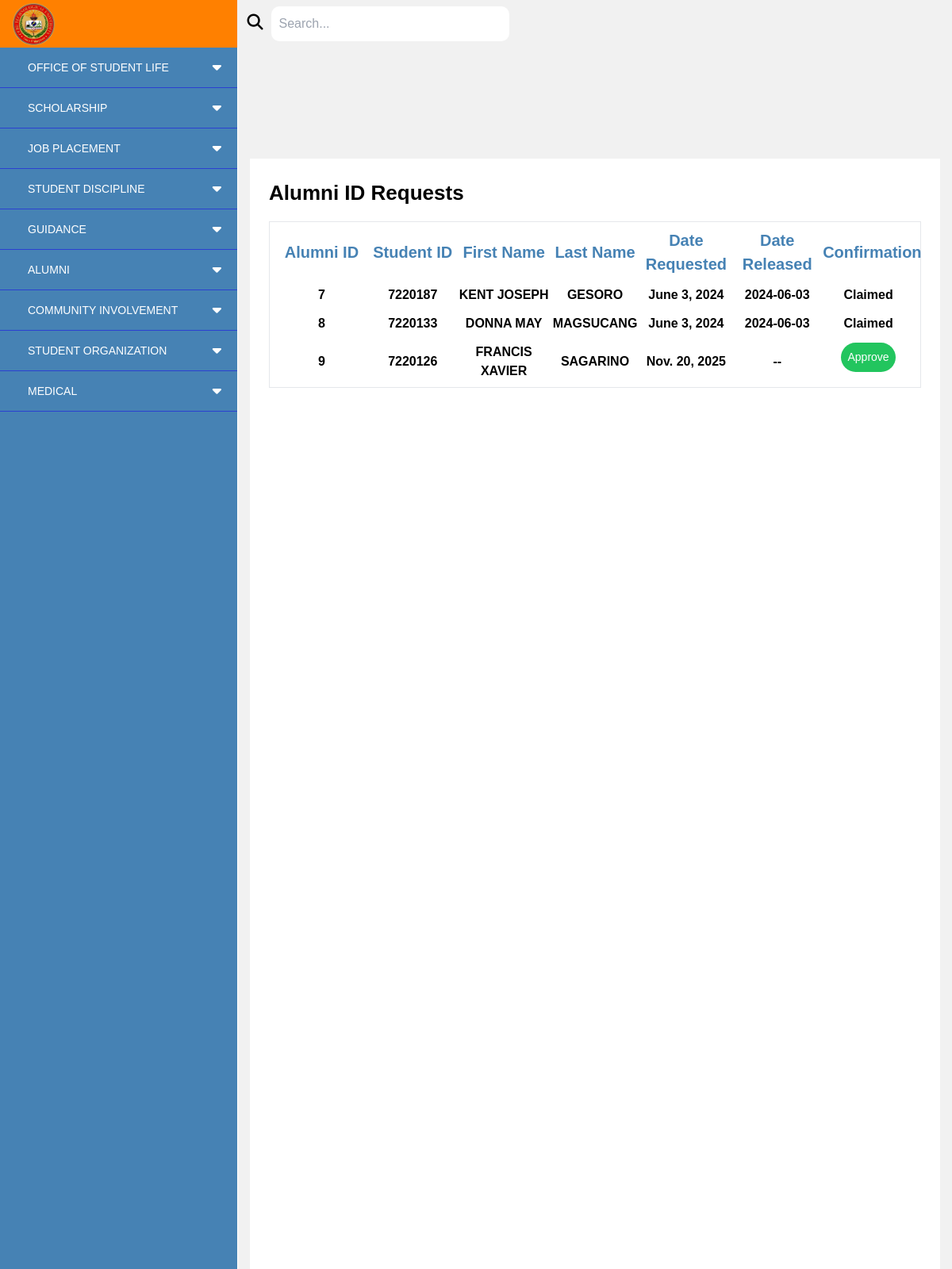
Screenshot of /admin_id_request/ with the database file from the repository.
### users/models.py (models this page shows)
class Alumni(models.Model):
    alumniID = models.AutoField(primary_key=True)
    student = models.ForeignKey(studentInfo, on_delete=models.CASCADE)
    alumnidate = models.DateField()
    alumnibirthday = models.DateField()
    alumnicontact = models.CharField(max_length=15)
    sssgsis = models.CharField(max_length=20)
    tin = models.CharField(max_length=20)
    parentguardian = models.CharField(max_length=100)
    alumniaddress = models.TextField()
    firstname = models.CharField(max_length=100, default='')
    lastname = models.CharField(max_length=100,default='')
    email_add = models.CharField(max_length=100, null=False,default='')
    degree = models.CharField(max_length=100, null=False,default='')
    sex = models.CharField(max_length=10, null=False,default='')
    claimed_date = models.DateTimeField(null=True, blank=True)
    approved = models.BooleanField(default=False)

class studentInfo(models.Model):
    studID = models.IntegerField(primary_key=True)
    lrn = models.CharField(max_length=12)
    lastname = models.CharField(max_length=100,default='')
    firstname = models.CharField(max_length=100,default='')
    middlename = models.CharField(max_length=50,default='')
    degree = models.CharField(max_length=100,default='')
    yearlvl = models.CharField(max_length=10,default='')
    sex = models.CharField(max_length=10,default='')
    emailadd = models.EmailField(default='')
    contact = models.CharField(max_length=20,default='')

### users/views.py (the view)
# urls.py: path('admin_id_request/', views.admin_id_request, name='admin_idRequest'),
def admin_id_request(request):
    alumni_requests = Alumni.objects.all()
    return render(request, 'users/admin_idRequest.html', {'alumni_requests': alumni_requests})

### users/templates/users/admin_idRequest.html (shortened to what this page needs)
{% extends 'users/base.html' %}
{% block content %}
<section class="h-auto ml-[300px] flex items-center justify-center bg-grayyy">
  <div class="mx-auto container text-black">
    <div class="flex items-center justify-center mt-[200px]">
      <div class="bg-white w-full h-screen p-6">
        <h1 class="text-[26px] font-bold mb-4">Alumni ID Requests</h1>
        <div class="flex flex-col w-full border justify-between items-center p-2">
          <div class="grid grid-cols-7 w-full items-center justify-center">
            <h3 class="text-blo font-bold text-[20px] w-full text-center">Alumni ID</h3>
            <h3 class="text-blo font-bold text-[20px] w-full text-center">Student ID</h3>
            <h3 class="text-blo font-bold text-[20px] w-full text-center">First Name</h3>
            <h3 class="text-blo font-bold text-[20px] w-full text-center">Last Name</h3>
            <h3 class="text-blo font-bold text-[20px] w-full text-center">Date Requested</h3>
            <h3 class="text-blo font-bold text-[20px] w-full text-center">Date Released</h3>
            <h3 class="text-blo font-bold text-[20px] w-full text-center">Confirmation</h3>
            {% for alumni_request in alumni_requests %}
            <p class="w-full font-bold text-center mt-3">
              {{ alumni_request.alumniID }}
            </p>
            <p class="w-full font-bold text-center mt-3">
              {{ alumni_request.student.studID }}
            </p>
            <p class="w-full font-bold text-center mt-3">
              {{ alumni_request.student.firstname }}
            </p>
            <p class="w-full font-bold text-center mt-3">
              {{ alumni_request.student.lastname }}
            </p>
            <p class="w-full font-bold text-center mt-3">
              {{ alumni_request.alumnidate }}
            </p>
            <p class="w-full font-bold text-center mt-3">
              {% if alumni_request.claimed_date %}
              {{ alumni_request.claimed_date|date:"Y-m-d" }}
              {% else %}
              --
              {% endif %}
            </p>
              {% if alumni_request.claimed_date %}
              <p class="w-full font-bold text-center mt-3">
              Claimed
              </p>
              {% else %}
              {% if alumni_request.approved %}
            <form action="{% url 'claim_alumni_id' alumni_request.alumniID %}" method="post" class="w-full text-center">
              {% csrf_token %}
              <button type="submit" class="bg-blue-500 p-2 text-white text-[14px] rounded-full">Claimed</button>
            </form>
            {% else %}
            <form action="{% url 'approve_alumni_request' alumni_request.alumniID %}" method="post" class="w-full text-center">
              <button type="submit" class="bg-green-500 p-2 text-white text-[14px] rounded-full">Approve</button>
            </form>
            {% endif %}
            {% endif %}
            {% endfor %}
          </div>
        </div>
      </div>
    </div>
</section>
{% endblock %}

### users/templates/users/base.html (shortened to what this page needs)
{% load static %}
<!DOCTYPE html>
<head>
  <link rel="stylesheet" href="https://cdnjs.cloudflare.com/ajax/libs/font-awesome/5.15.4/css/all.min.css">
  <link rel="stylesheet" href="https://cdnjs.cloudflare.com/ajax/libs/font-awesome/6.4.2/css/all.min.css" />
  <script src="https://cdn.tailwindcss.com"></script>
  <link rel="stylesheet" type="text/css" href="{% static 'users/styles.css' %}">
</head>
<body>
  <div class="orange-bar">
    <img src="{% static 'users/images/CTU_logo.png' %}" class="logo">
  </div>
  <nav class="side-nav">
    <ul>
      <li><a href="#" class="studentlife-btn">OFFICE OF STUDENT LIFE
          <span class="fas fa-caret-down first"></span>
        </a>
      </li>
      <li><a href="#" class="scholar-btn">SCHOLARSHIP
          <span class="fas fa-caret-down second"></span>
        </a>
      </li>
      <li><a href="#" class="jobplace-btn">JOB PLACEMENT
          <span class="fas fa-caret-down third"></span>
        </a>
      </li>
      <li><a href="#" class="student_disc-btn">STUDENT DISCIPLINE
          <span class="fas fa-caret-down fourth"></span>
        </a>
      </li>
      <li><a href="#" class="guide-btn">GUIDANCE
          <span class="fas fa-caret-down fifth"></span>
        </a>
      </li>
      <li><a href="#" class="alumni-btn">ALUMNI
          <span class="fas fa-caret-down sixth"></span>
        </a>
      </li>
      <li><a href="#" class="community-btn">COMMUNITY INVOLVEMENT
          <span class="fas fa-caret-down seventh"></span>
        </a>
      </li>
      <li><a href="#" class="student_org-btn">STUDENT ORGANIZATION
          <span class="fas fa-caret-down eight"></span>
        </a>
      </li>
      <li><a href="#" class="medical-btn">MEDICAL
          <span class="fas fa-caret-down ninth"></span>
        </a>
      </li>
    </ul>
  </nav>
  <div class="search-container">
    <div class="search-icon">
      <i class="fa-solid fa-magnifying-glass"></i>
    </div>
    <input class="searchInput" type="text" placeholder="Search...">
  </div>
  <div>
    {% block content %}{% endblock %}
</body>
</html>

### users/static/users/styles.css (style rules this page uses)
* { margin: 0; padding: 0; box-sizing: border-box; font-family: 'Poppins', sans-serif; list-style-type: none; }
.side-nav { margin-top: 60px; width: 299px; height: 100%; position: fixed; background: #4682B4; overflow-y: auto; scrollbar-width: none; }
.orange-bar { height: 60px; background-color: #FF8000; width: 299px; z-index: 100; position: fixed; }
.logo { height: 55px; margin-left: 15px; margin-top: 3px; }
.search-container { position: fixed; top: 0; left: 299px; width: 100%; background-color: #f1f1f1; padding: 12.5px; box-sizing: border-box; display: flex; align-items: center; height: 60px; z-index: 1000; }
.search-icon i { margin-right: 10px; cursor: pointer; color: black; font-size: 20px; }
input[type="text"] { padding: 9.6px; border: transparent; border-radius: 10px; box-sizing: border-box; padding-left: 10px; align-items:left; color: black; width: 300px; }
.side-nav li { line-height: 30px; }
.side-nav ul li { line-height: 50px; border-bottom: 1px solid #2B40D1; }
.side-nav ul li a { position: relative; color: white; padding-left: 30px; text-decoration: none; font-size: 14px; display: block; width: 100%; border-left: 5px solid transparent; }
.side-nav ul li a span { position: absolute; top: 50%; right: 20px; transform: translateY(-50%); font-size: 18px; transition: transform 0.4s; }

### rows the page displays
Alumni: alumniID "7", student.studID "7220187", student.firstname "KENT JOSEPH", student.lastname "GESORO", alumnidate "June 3, 2024", claimed_date "2024-06-03", shows "Claimed"
Alumni: alumniID "8", student.studID "7220133", student.firstname "DONNA MAY", student.lastname "MAGSUCANG", alumnidate "June 3, 2024", claimed_date "2024-06-03", shows "Claimed"
Alumni: alumniID "9", student.studID "7220126", student.firstname "FRANCIS XAVIER", student.lastname "SAGARINO", alumnidate "Nov. 20, 2025", approved "Approve"
